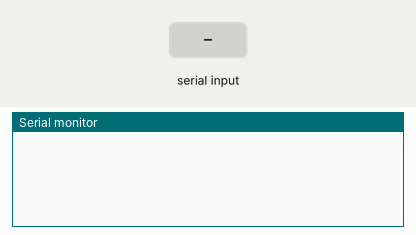
The sketch below on a simulated Arduino Uno, built with avr-gcc and run on an emulated ATmega328P. Shown: the last lines printed to the serial monitor. The test bench sets the inputs (shaded band).

Above: at 1.2 s.
1.3 s: "DAC \n" received over Serial
At 2.4 s:
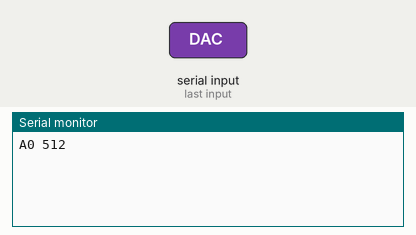
2.8 s: "90,45\n" received over Serial
At 3.2 s:
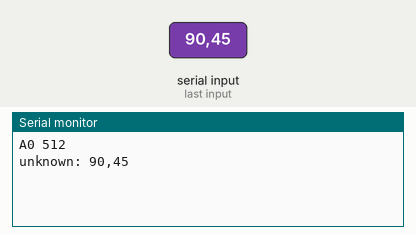
4.3 s: "5\n" received over Serial
At 5.4 s:
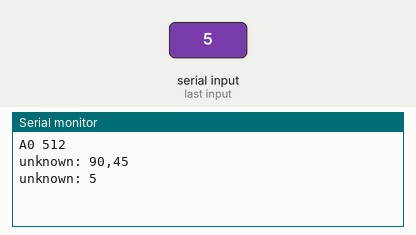

The sketch:

MCP4921_DAC.ino
```cpp
// MCP4921 DAC, V. Ziemann, 170801
#include <SPI.h>
#define CS 10
void setup() {  //...............................setup
  Serial.begin(9600);
  while (!Serial){;}
  pinMode(CS,OUTPUT); digitalWrite(CS,HIGH);
  SPI.begin();
  SPI.setBitOrder(MSBFIRST);
}
void loop() {  //.................................loop
  char line[30];
  if (Serial.available()) {
    Serial.readStringUntil('\n').toCharArray(line,30);
    if (strstr(line,"DAC ")==line) {
      uint16_t val=(int)atof(&line[3]);
      val|=(B0011 << 12);  // 0=chA,0=unBuf,1=x1,1=ON
      digitalWrite(CS,LOW);
      SPI.transfer(highByte(val));
      SPI.transfer(lowByte(val));
      digitalWrite(CS,HIGH);
      delay(10);
      Serial.print("A0 "); Serial.println(analogRead(0));
    } else if (strstr(line,"A0?")==line) {
      Serial.print("A0 "); Serial.println(analogRead(0));
    } else {
      Serial.print("unknown: "); Serial.println(line);
    }
  }
}
```

Measured:
- after the input at 1.3 s, the serial monitor: prints a new line at once (image 1)
- after the input at 2.8 s, the serial monitor: prints a new line at once (image 2)
- after the input at 4.3 s, the serial monitor: prints a new line at once (image 3)
